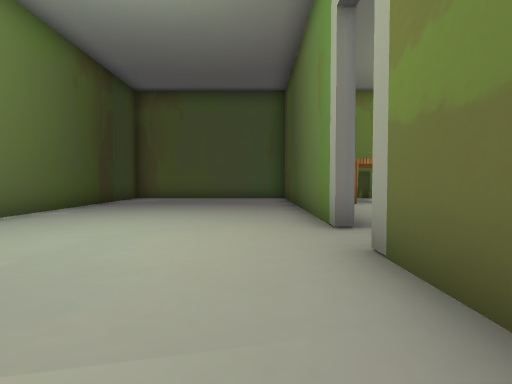
View 1 (above)

14 first-person views from a walk through a 3-D level made in the Unity game engine. The camera is 0.72 m above the floor, tilts 2° down and sees 80° across. Doors are open. The floor is counted in squares, 1 m on a side. Each view is taken from the middle of a square. On the plan, view 1 faces up. The plan holds only what a view shows up to about 10 squares ahead; the rest is blank. The place goes on beyond the plan. The player is left out. Some surface patterns are stand-ins.

View 2
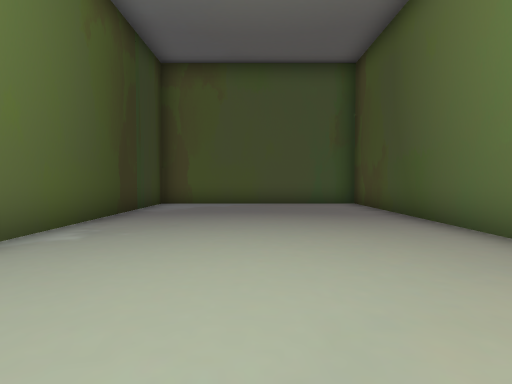

View 3
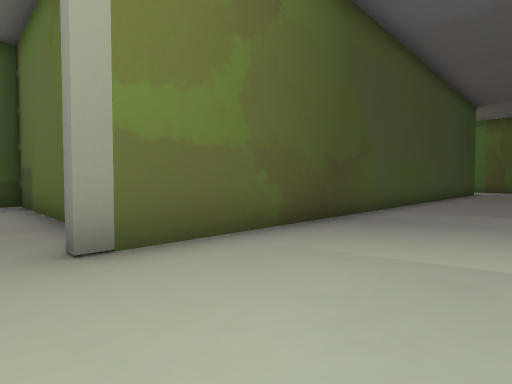

View 4
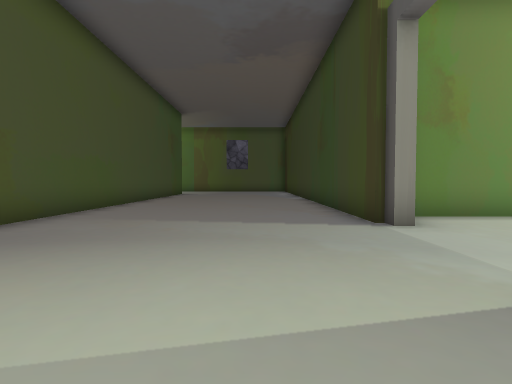

View 5
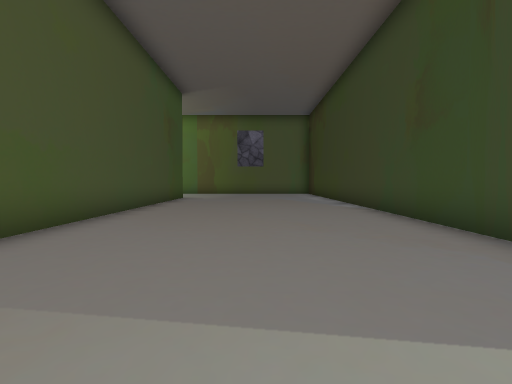

View 6
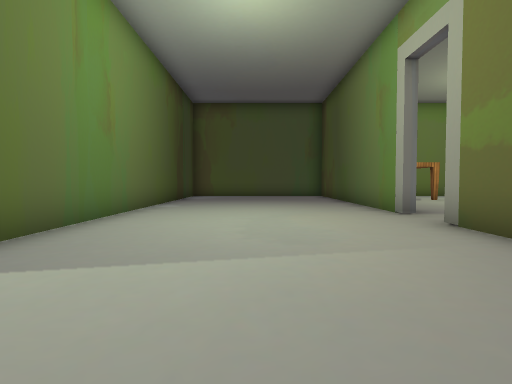

View 7
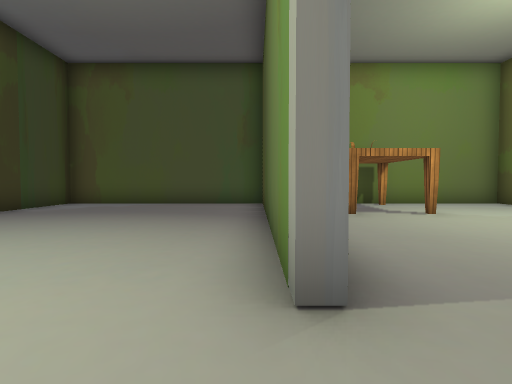

View 8
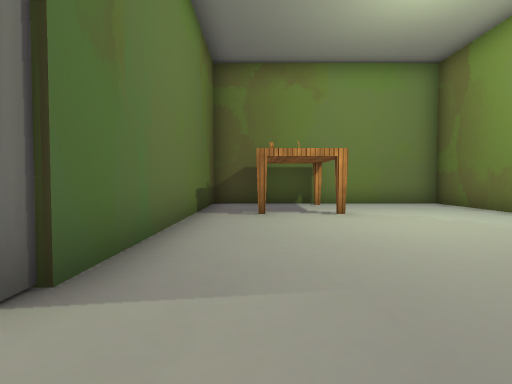

View 9
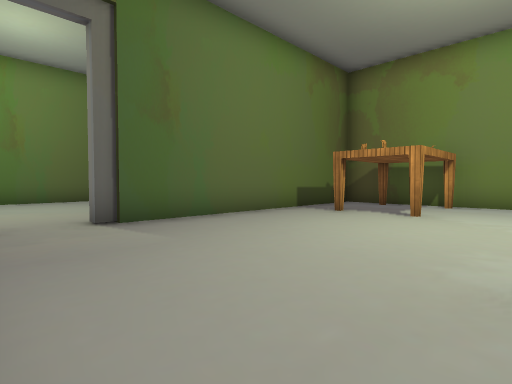

View 10
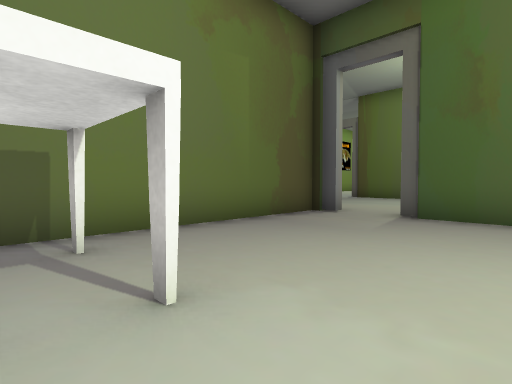

View 11
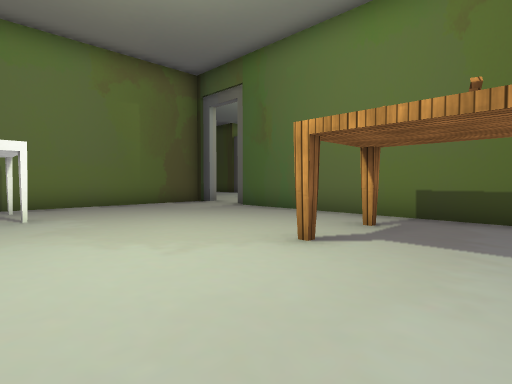

View 12
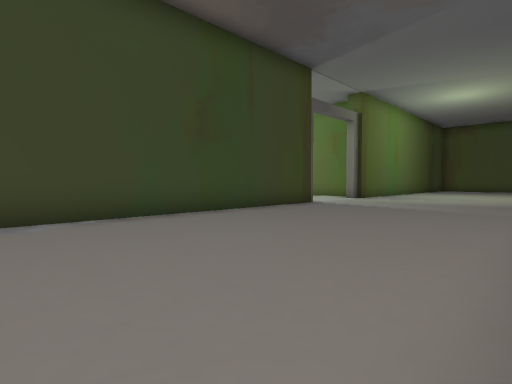

View 13
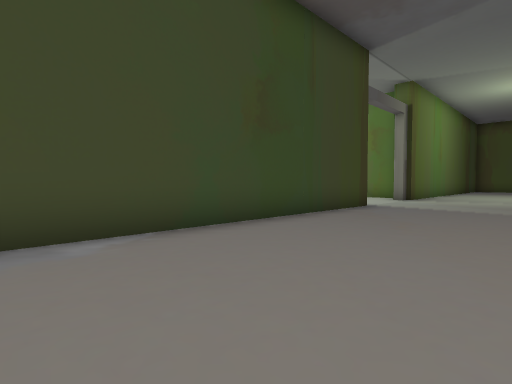

View 14
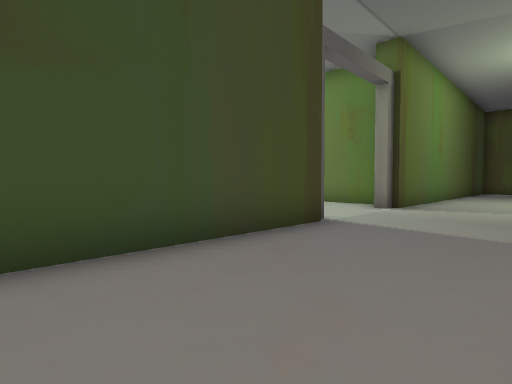

### Floor plan
Points are (right, up) in squares from view 1. A wall is a line through its corners. A room is listed if a view was taken in it or the views show most of it. See-through windows are left out.
Room 1 (views 1, 2, 3, 4, 5, 6, 7, 12, 13, 14)
walls: (-5.2, 0.5) (-5.2, 0.1); (-5.2, -2.9) (-5.2, -3.4); (-5.1, -3.2) (-5.1, -12); (1.6, 4.7) (1.2, 4.7) (1.2, 13) (-5.1, 13) (-5.1, 0.4); (1.2, -12) (1.2, 3.2)
ways out: open door at (1, 4.5) to room 2; opening at (-5, 11.5); open door at (-5.5, -1.5)
Room 2 (views 8, 9, 10, 11)
walls: (1.6, 3.2) (1.6, 2.6) (8.5, 2.6); (8.5, 13) (1.6, 13) (1.6, 4.7)
ways out: open door at (1, 4.5) to room 1
objects: table (3, 10); table (5, 10); table (7, 5)

Where each view was taken, in squares from view 1:
view 1: 0 up, 0 right, facing up
view 2: 3 up, 2 left, facing up
view 3: 4 up, 2 left, facing down-right
view 4: 2 up, 3 left, facing down
view 5: 2 down, 2 left, facing down
view 6: 2 down, 2 left, facing up
view 7: 3 up, 1 right, facing up
view 8: 3 up, 3 right, facing up
view 9: 3 up, 7 right, facing up-left
view 10: 7 up, 8 right, facing down-left
view 11: 12 up, 8 right, facing down-left
view 12: 12 down, 1 right, facing up-left
view 13: 12 down, 1 left, facing up-left
view 14: 8 down, 2 left, facing up-left
